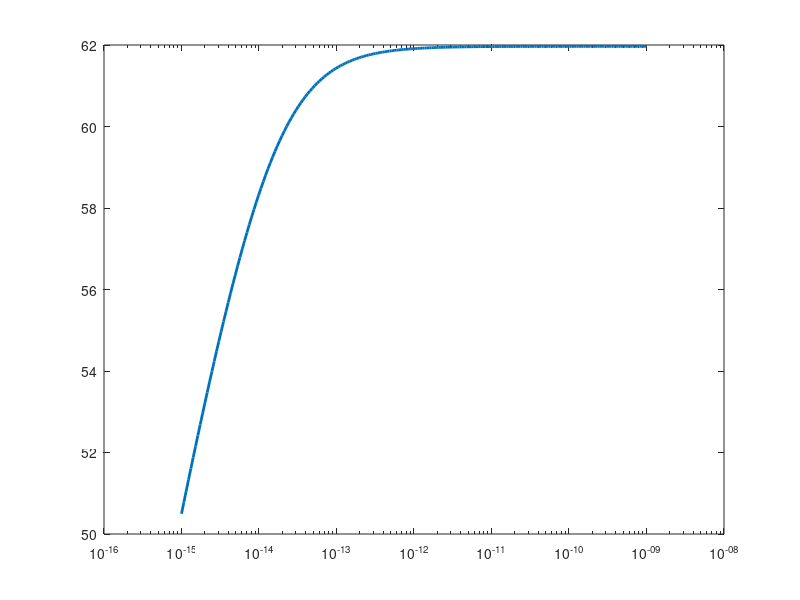

Write MATLAB code to recreate this figure. (Note: this script raises an error after producing the figure.)
clear; clc;

%% Parameters
k = 1.38064852e-23;   % Boltzmann constant
T = 300;              % Temperature (K)

Nbits = 10;           % ADC resolution
Vfs = 2;              % Full-scale peak-to-peak voltage (V)

%% Derived quantities
Delta = Vfs / (2^Nbits);         % LSB size
Pq = (Delta^2) / 12;             % Quantization noise power

Ps = (Vfs^2) / 8;                % Signal power (full-scale sine)

%% Capacitance sweep
C = logspace(-15, -9, 200);      % 1 fF to 1 nF

%% kT/C noise
Pktc = k*T ./ C;

%% Total noise
Ptotal = Pq + Pktc;

%% SNDR calculation
SNDR = Ps ./ Ptotal;
SNDR_dB = 10*log10(SNDR);

%% Ideal SNDR (no kT/C)
SNDR_ideal = Ps / Pq;
SNDR_ideal_dB = 10*log10(SNDR_ideal);

%% Plot
figure;
semilogx(C, SNDR_dB, 'LineWidth', 2); hold on;
yline(SNDR_ideal_dB, '--r', 'Ideal SNDR');

grid on;
xlabel('Sampling Capacitance (F)');
ylabel('SNDR (dB)');
title('SNDR vs Sampling Capacitance (including kT/C noise)');
legend('With kT/C noise', 'Ideal (quantization-limited)', 'Location', 'best');
